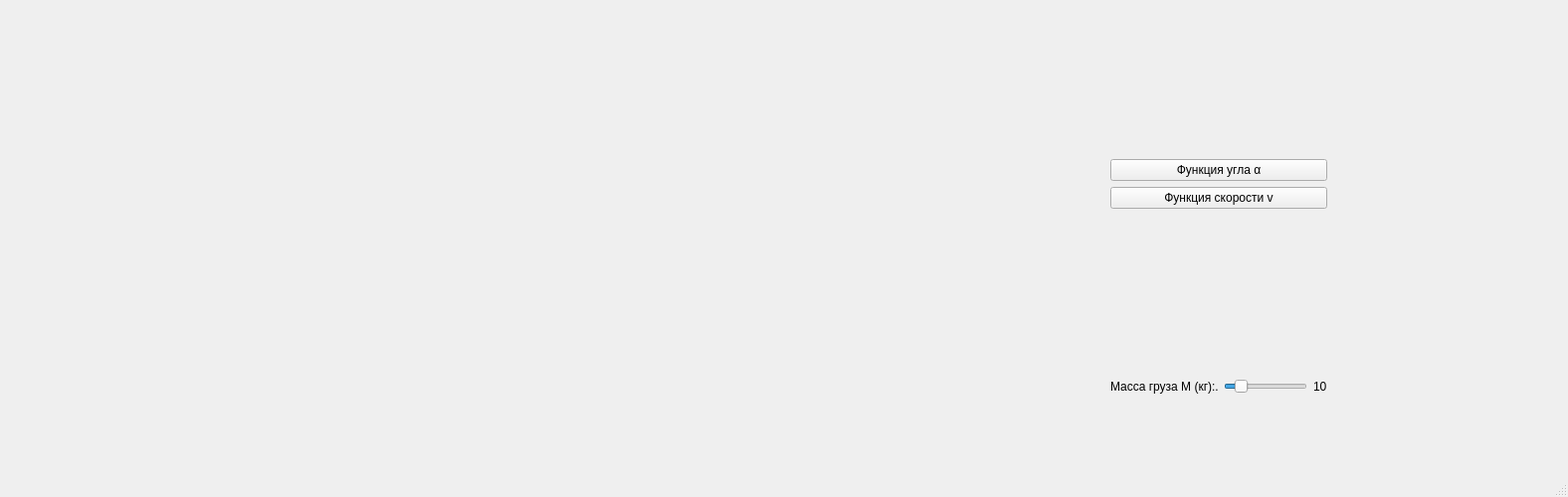
<?xml version="1.0" encoding="UTF-8"?>
<ui version="4.0">
 <class>MainWindow</class>
 <widget class="QMainWindow" name="MainWindow">
  <property name="enabled">
   <bool>true</bool>
  </property>
  <property name="geometry">
   <rect>
    <x>0</x>
    <y>0</y>
    <width>1576</width>
    <height>500</height>
   </rect>
  </property>
  <property name="sizePolicy">
   <sizepolicy hsizetype="Expanding" vsizetype="Expanding">
    <horstretch>100</horstretch>
    <verstretch>100</verstretch>
   </sizepolicy>
  </property>
  <property name="minimumSize">
   <size>
    <width>1000</width>
    <height>500</height>
   </size>
  </property>
  <property name="windowTitle">
   <string>Главное окно</string>
  </property>
  <widget class="QWidget" name="centralwidget">
   <property name="sizePolicy">
    <sizepolicy hsizetype="Minimum" vsizetype="Minimum">
     <horstretch>0</horstretch>
     <verstretch>0</verstretch>
    </sizepolicy>
   </property>
   <property name="minimumSize">
    <size>
     <width>1000</width>
     <height>600</height>
    </size>
   </property>
   <widget class="QWidget" name="layoutWidget">
    <property name="geometry">
     <rect>
      <x>110</x>
      <y>160</y>
      <width>1224</width>
      <height>402</height>
     </rect>
    </property>
    <layout class="QGridLayout" name="gridLayout">
     <property name="sizeConstraint">
      <enum>QLayout::SetMaximumSize</enum>
     </property>
     <item row="0" column="2">
      <layout class="QVBoxLayout" name="verticalLayout">
       <item>
        <widget class="QPushButton" name="btn_angle_function">
         <property name="text">
          <string>Функция угла α</string>
         </property>
        </widget>
       </item>
       <item>
        <widget class="QPushButton" name="btn_speed_function_2">
         <property name="text">
          <string>Функция скорости v</string>
         </property>
        </widget>
       </item>
       <item>
        <layout class="QHBoxLayout" name="horizontalLayout">
         <item>
          <layout class="QVBoxLayout" name="verticalLayout_2">
           <item>
            <widget class="QLabel" name="label_M_value_2">
             <property name="sizePolicy">
              <sizepolicy hsizetype="Expanding" vsizetype="Expanding">
               <horstretch>100</horstretch>
               <verstretch>100</verstretch>
              </sizepolicy>
             </property>
             <property name="minimumSize">
              <size>
               <width>40</width>
               <height>0</height>
              </size>
             </property>
             <property name="text">
              <string>Масса груза M (кг):.</string>
             </property>
             <property name="scaledContents">
              <bool>false</bool>
             </property>
            </widget>
           </item>
          </layout>
         </item>
         <item>
          <widget class="QSlider" name="slider_M">
           <property name="minimum">
            <number>1</number>
           </property>
           <property name="maximum">
            <number>30</number>
           </property>
           <property name="value">
            <number>5</number>
           </property>
           <property name="orientation">
            <enum>Qt::Horizontal</enum>
           </property>
          </widget>
         </item>
         <item>
          <widget class="QLabel" name="label_M_value">
           <property name="text">
            <string>10</string>
           </property>
          </widget>
         </item>
        </layout>
       </item>
      </layout>
     </item>
     <item row="0" column="0">
      <widget class="QWidget" name="plot_widget" native="true">
       <property name="sizePolicy">
        <sizepolicy hsizetype="Maximum" vsizetype="Maximum">
         <horstretch>100</horstretch>
         <verstretch>100</verstretch>
        </sizepolicy>
       </property>
       <property name="minimumSize">
        <size>
         <width>1000</width>
         <height>400</height>
        </size>
       </property>
       <property name="maximumSize">
        <size>
         <width>1000</width>
         <height>400</height>
        </size>
       </property>
       <property name="autoFillBackground">
        <bool>true</bool>
       </property>
      </widget>
     </item>
    </layout>
   </widget>
  </widget>
  <widget class="QMenuBar" name="menubar">
   <property name="geometry">
    <rect>
     <x>0</x>
     <y>0</y>
     <width>1576</width>
     <height>21</height>
    </rect>
   </property>
  </widget>
  <widget class="QStatusBar" name="statusbar"/>
 </widget>
 <resources/>
 <connections/>
</ui>
